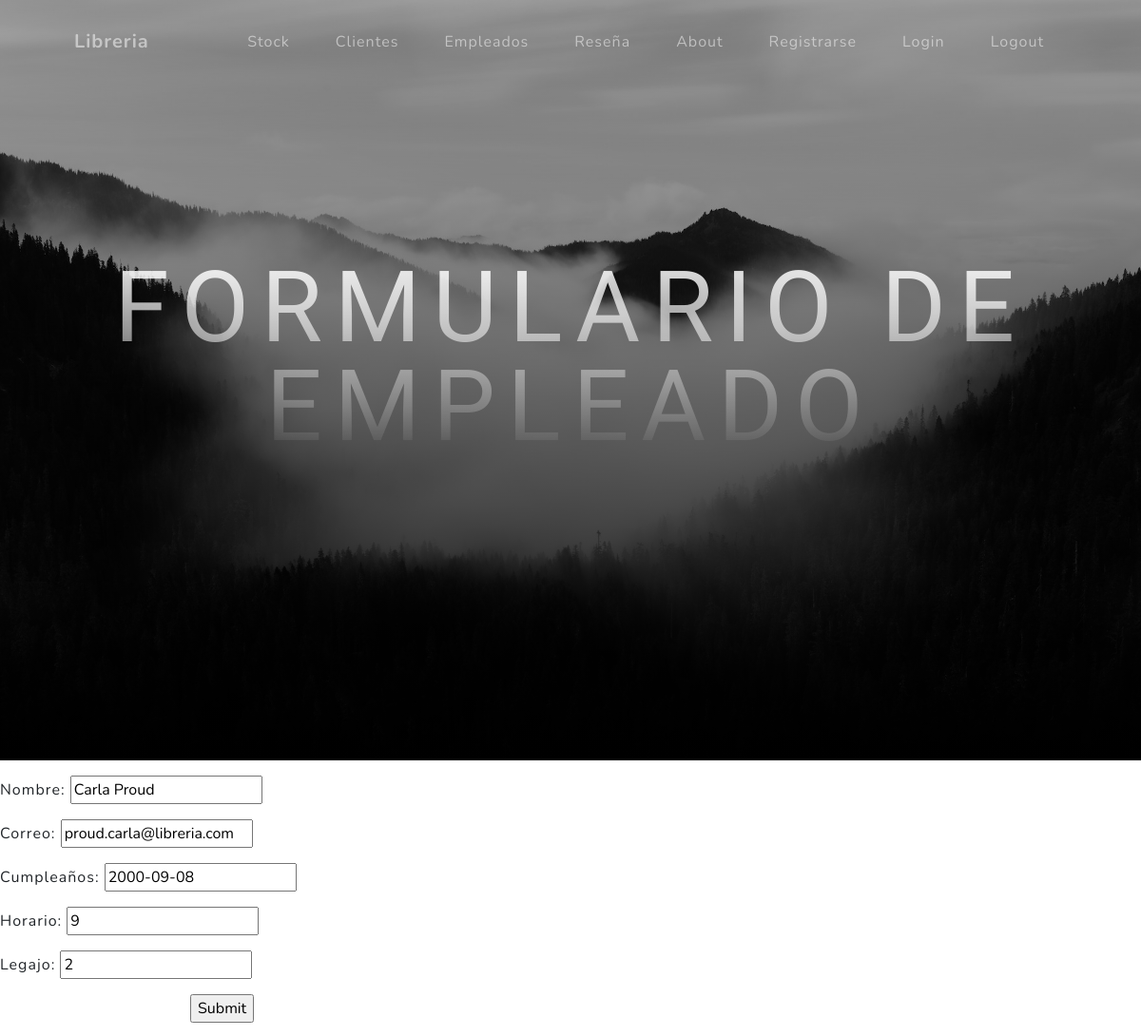
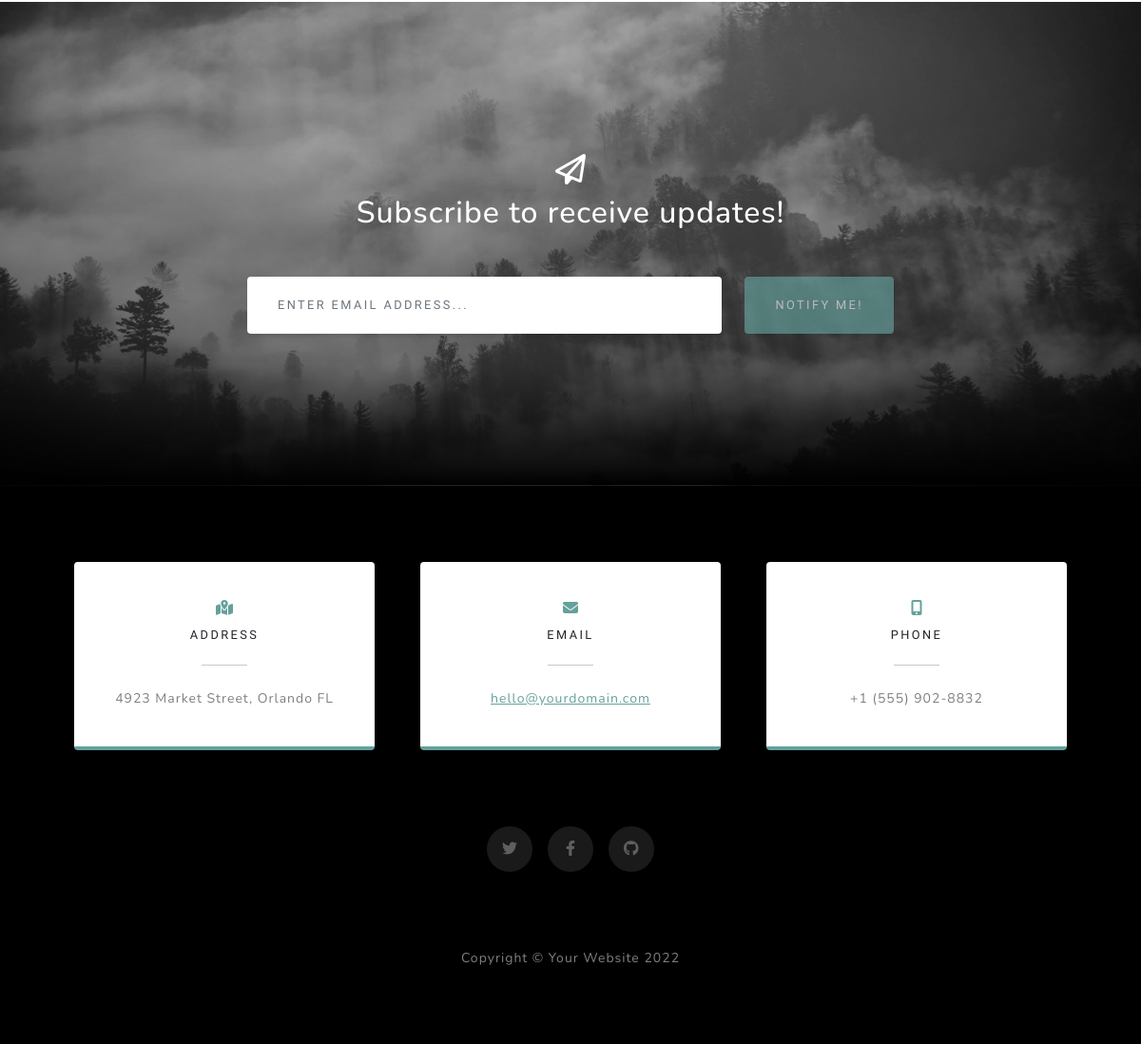
/AppLibreria/empleados/editar/2, run on the app's committed database (2 pictures, top to bottom).
### APP_Libreria/models.py (models this page shows, shortened)
class Empleado(models.Model):
    nombre = models.CharField(max_length=64)
    correo = models.EmailField()
    cumpleaños = models.DateField()
    horario = models.IntegerField()
    legajo = models.IntegerField()

### APP_Libreria/views.py (the view)
# urls.py: path("empleados/editar/<pk>", Empleadouppdate.as_view(), name="empleados_edit"),
class Empleadouppdate(UpdateView):
    model= Empleado
    success_url= reverse_lazy("empleados")
    fields = ['nombre', 'correo', 'cumpleaños', 'horario', 'legajo']
    template_name="empleados_form.html"

### APP_Libreria/templates/empleados_form.html (shortened to what this page needs)
{% extends "inicio.html" %}
{% load static %}
{% block titulo %}
<h1 class="mb-5">FORMULARIO DE EMPLEADO</h1>
{% endblock %}
{% block libreria %}
<form method="post">{% csrf_token %}
    {{ form.as_p }}
    <input style = "margin-left: 200px" type="submit" name="Enviar"/>
</form>
{% endblock %}

### data on the page
Empleado: nombre "Carla Proud", correo "proud.carla@libreria.com", cumpleaños "2000-09-08", horario "9", legajo "2"
